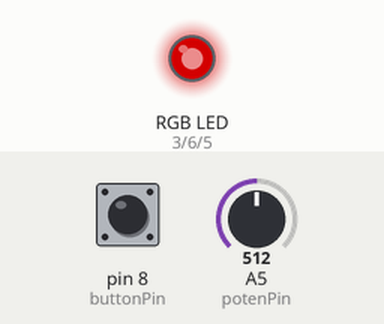
Simulated run of this sketch. Board: Arduino Uno, built with avr-gcc and run on an emulated ATmega328P. On the bench: an RGB LED mixed from three pins (HIGH = lit). The inputs (shaded band) are chosen by the test bench; at power-on: A5 (potenPin) = 512, pin 8 (buttonPin) HIGH. Dim RGB values are drawn brighter than linear.

Above: at 1.2 s.
1.3 s: A5 (potenPin) set to 716
At 2.4 s:
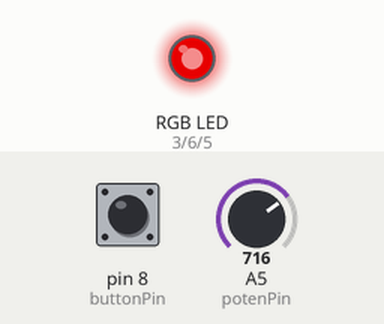
2.8 s: pin 8 (buttonPin) pulled LOW for 0.15 s
At 3.5 s:
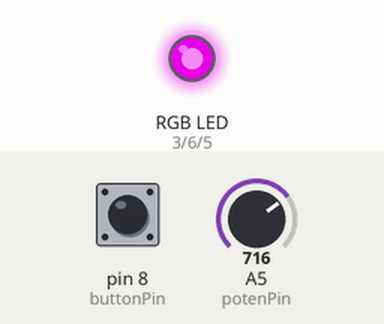
4.4 s: A5 (potenPin) set to 900
At 4.7 s:
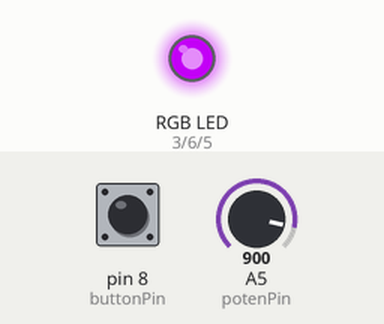
5.9 s: pin 8 (buttonPin) pulled LOW for 1 s
At 7.3 s:
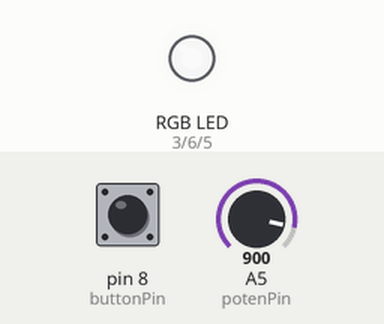
8.4 s: A5 (potenPin) set to 511
At 9.0 s:
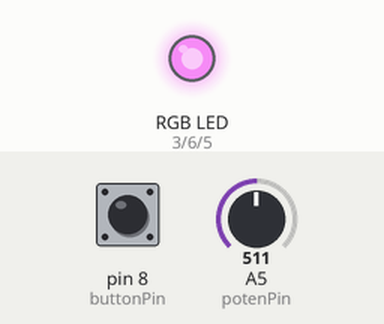
9.9 s: pin 8 (buttonPin) pulled LOW for 0.15 s
At 11.3 s:
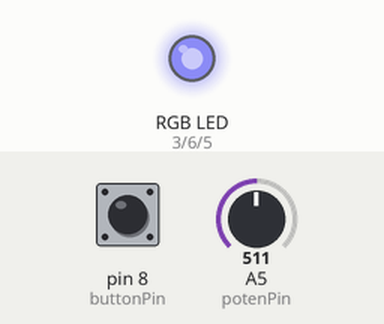
Timing chart, 0 to 12.5 s (numbered marks = the images above; inputs shaded):
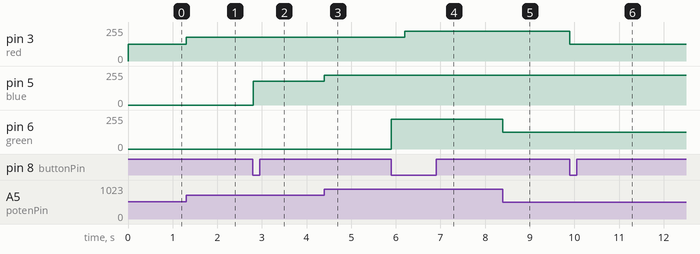

The sketch:

color_mixer.ino
```cpp
int num;
String msg = "enter num: ";

int red = 3;
int green = 6;
int blue = 5;

int potenPin = A5;
int buttonPin = 8;
int colorSelection = 0;

int colorVal;
int redVal;
int blueVal;
int greenVal;

#define DEBOUNCE_TIME 300
long button_press_timestamp = 0;

void setup() {
  // put your setup code here, to run once:
  Serial.begin(9600);
  pinMode(red, OUTPUT);
  pinMode(green, OUTPUT);
  pinMode(blue, OUTPUT);
  pinMode(potenPin, INPUT);
  pinMode(buttonPin, INPUT_PULLUP);
}

void change_color() {
  if (millis() - button_press_timestamp > DEBOUNCE_TIME) {
    if (colorSelection == 0) {
      redVal = colorVal;
    }
    if (colorSelection == 1) {
      blueVal = colorVal;
    }
    if (colorSelection == 2) {
      greenVal = colorVal;
    }

    colorSelection++;
    button_press_timestamp = millis();
  }
}

void loop() {
  // put your main code here, to run repeatedly:
  if (digitalRead(buttonPin) == 0) {change_color();}

  if (colorSelection == 3) {
    colorSelection=0;
  }

  colorVal = analogRead(potenPin) * 255. / 1023.;

  if (colorSelection == 0) {
    analogWrite(red, colorVal);
    analogWrite(blue, blueVal);
    analogWrite(green, greenVal);
  }
  if (colorSelection == 1) {
    analogWrite(red, redVal);
    analogWrite(blue, colorVal);
    analogWrite(green, greenVal);
  }
  if (colorSelection == 2) {
    analogWrite(red, redVal);
    analogWrite(blue, blueVal);
    analogWrite(green, colorVal);
  }

}
```

Measured:
- after the input at 1.3 s, pin 3 (red): 127/255 → 178/255 at once
- after the input at 2.8 s, pin 5 (blue): 0/255 → 178/255 at once
- after the input at 4.4 s, pin 5 (blue): 178/255 → 224/255 at once
- after the input at 5.9 s, pin 3 (red): 178/255 → 224/255 after 0.30 s; pin 6 (green): 0/255 → 224/255 at once
- after the input at 8.4 s, pin 6 (green): 224/255 → 127/255 at once
- after the input at 9.9 s, pin 3 (red): 224/255 → 127/255 at once
